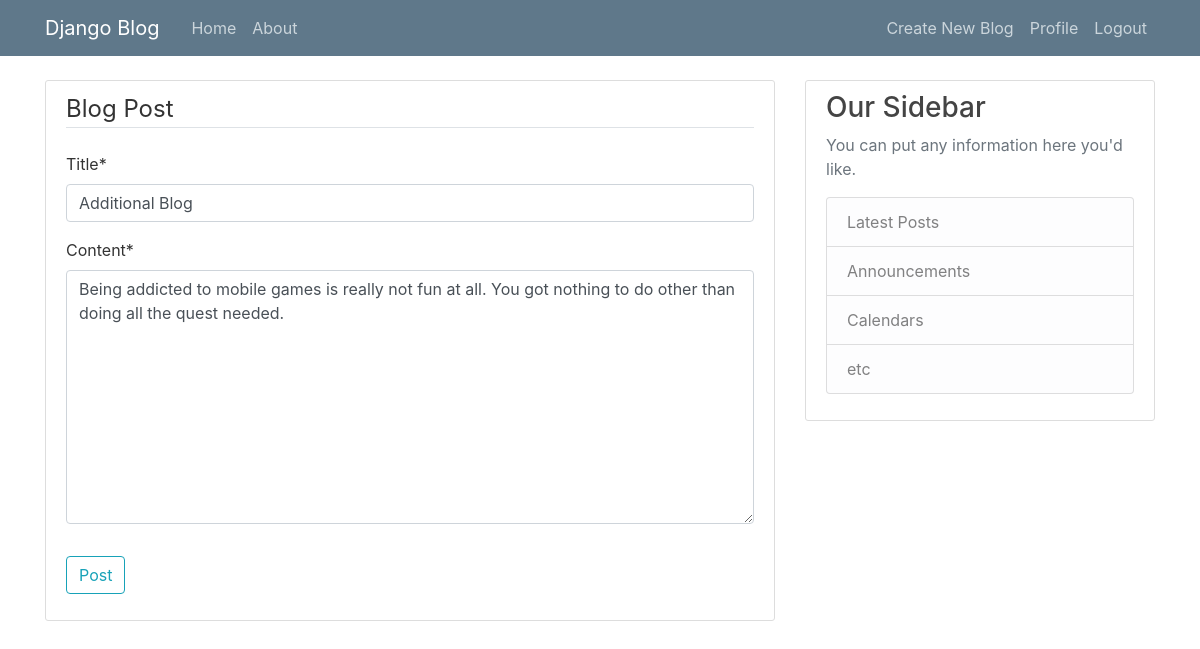
Screenshot of /post/14/update/ (signed in) with the database file from the repository.
### blog/models.py (models this page shows, shortened)
class Post(models.Model):
    title = models.CharField(max_length=100)
    content = models.TextField()
    date_posted = models.DateTimeField(default=timezone.now)
    author = models.ForeignKey(User, on_delete=models.CASCADE)

### blog/views.py (the view, shortened to what this page needs)
# urls.py: path('post/<int:pk>/update/', PostUpdateView.as_view(), name='post-update'), # 822020_from views then add UserPassesTestMixin
class PostUpdateView(LoginRequiredMixin, UserPassesTestMixin, UpdateView):
    model = Post
    fields = ['title', 'content']
    def test_func(self): #goes with UserPassesTestMixin
        post=self.get_object()
        if self.request.user==post.author:
            return True
        return False

### blog/templates/blog/post_form.html (shortened to what this page needs)
{% extends "blog/base.html" %}
{% load crispy_forms_tags %}
{% block content %}
    <div class="content-section">
        <form action="" method="post">
            <fieldset class="form-group">
                <legend class="border-bottom mb-4">Blog Post</legend>
                {{ form|crispy }}
            </fieldset>
            <div class="form-group">
                <button class="btn btn-outline-info" type="submit">Post</button>
            </div>
        </form>
    </div>
{% endblock content %}

### blog/static/main.css (style rules this page uses)
body { background: background: #fafafa; color: #333333; margin-top: 5rem; }
.content-section { background: #ffffff; padding: 10px 20px; border: 1px solid #dddddd; border-radius: 3px; margin-bottom: 20px; }

### rows the page displays
Post: title "Additional Blog", content "Being addicted to mobile games is really not fun at all. You got nothing to do other than doing all the quest needed."
